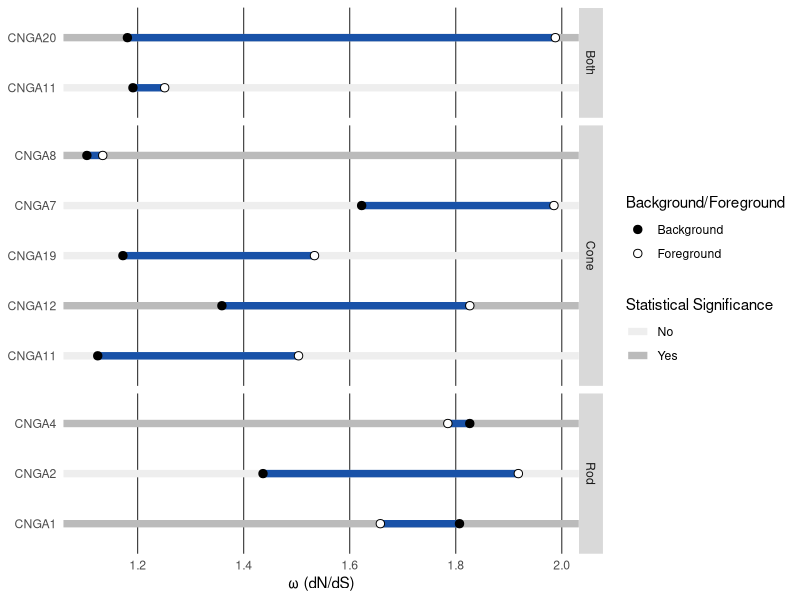

Generate this figure with R:
## Plots clade model dN/dS estimates by gene
## Last updated 20240607 by Chong

library(tidyverse)

dnds <- read.csv("Sample_Gene_Bank_with_types - Sheet1.csv")

# Transforms to wide format for plotting lines
dnds_line <- spread(dnds, key = Background_Foreground, value = dNdS)


## Plots the dN/dS values for each clade by gene and grouped by photoreceptor class
graph <- ggplot() +
  
  # Overlay a segment graph as a background to represent significance 
  geom_segment(
    data = dnds_line,
    aes(x = rep(-Inf, length(Gene_name)), 
        y = Gene_name, 
        xend = rep(Inf, length(Gene_name)), 
        yend = Gene_name, 
        colour = Statistical_Significance), 
    size=2.5) + 
  
	# Plots lines between dN/dS values
	geom_segment(
		data = dnds_line,
		colour = "#1952a8",
			aes(x = `Background `, 
				y = Gene_name, 
				xend = Foreground, 
				yend = Gene_name), 
			size=2.5) + labs(x = "\u03C9 (dN/dS)") +

  # Plots the dN/dS for both clades as points
  geom_point(
    data = dnds,
    aes(x=dNdS, 
        y=Gene_name, 
        fill=Background_Foreground),
    size=2.5, 
    shape = 21) + 
  scale_fill_manual(name="Background/Foreground", values=c("black", "white")) +
  scale_color_manual(name="Statistical Significance", values = c("#eeeeee","#bbbbbb"))+

  # Scales axis and sets the aesthetics for the chart
	scale_x_continuous(n.breaks = 6) +
	theme(axis.text.x = element_text(angle = 0, hjust = 0.5), 
		panel.background = element_rect(fill = "white"),
		# the background of the data, want to change to grey white if insignificant
		panel.grid.major = element_line(size = 3, colour = "white"), 
		panel.grid.minor.x = element_blank(),
		panel.grid.major.x = element_line(colour = "black",size = 0.3),
		axis.ticks.x = element_blank(),
		axis.ticks.y = element_blank(),
		axis.title.y = element_blank())

# Groups data by gene type
if (!(all(dnds_line$Gene_type == "na"))){
    graph +
    facet_grid(scales="free_y", space = "free_y", facets = Gene_type ~.)
}else{
    graph
}


